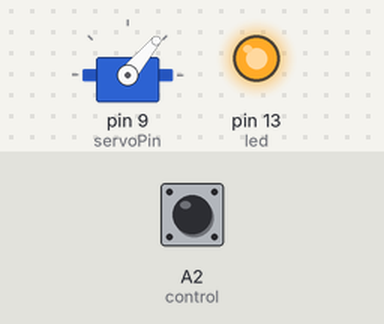
This sketch was run on a simulated Arduino Uno, built with avr-gcc and run on an emulated ATmega328P. On the bench: servo, output pins drawn as LEDs (lit = HIGH). The test bench sets the inputs (shaded band); at power-on: A2 (control) HIGH.

Above: at 4.4 s.
4.5 s: A2 (control) pulled LOW for 1.7 s
At 5.1 s:
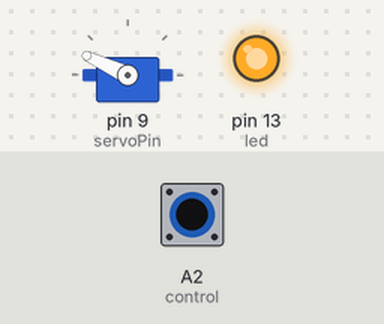
At 6.02 s:
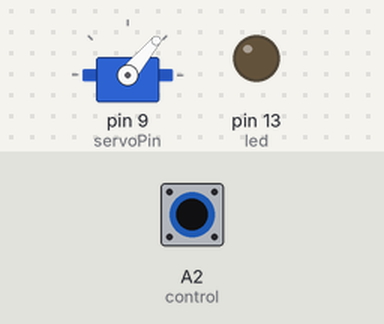
8.0 s: A2 (control) pulled LOW for 3.2 s
At 11.65 s:
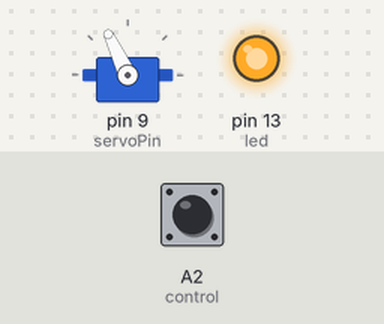
Timing chart, 0 to 22.1 s (numbered marks = the images above; inputs shaded):
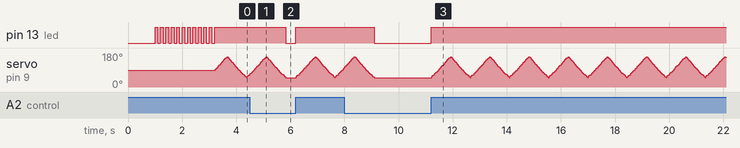

Measured:
- after the input at 4.5 s, pin 13 (led): HIGH → LOW after 1.3 s, → HIGH 0.37 s later
- after the input at 8.0 s, pin 13 (led): HIGH → LOW after 1.1 s, → HIGH 2.1 s later
- by itself, pin 13 (led): alternates HIGH for 0.10 s and LOW for 0.10 s, 22 changes in all, then stays HIGH

The sketch:

SweepServoBalise.ino
```cpp
#include <VarSpeedServo.h>

VarSpeedServo myservo;

const int servoPin = 9;
const int led = 13;
const int control = A2;

const int position1 = 160;
const int position2 = 50;

void setup()
{
  myservo.attach(servoPin);
  delay(1000);

  pinMode(led,OUTPUT);
  pinMode(control,INPUT_PULLUP);

  for(int i=0; i<=10; i++)
  {
    digitalWrite(led,HIGH);
    delay(100);
    digitalWrite(led,LOW);
    delay(100);
  }
}

void loop()
{
  if (digitalRead(control))
  {
    digitalWrite(led,HIGH);
    myservo.write(position1,100,true);
    //delay(400);
    myservo.write(position2,100,true);
    //delay(400);
  }
  else
  {
    digitalWrite(led,LOW);
  }
}
```
